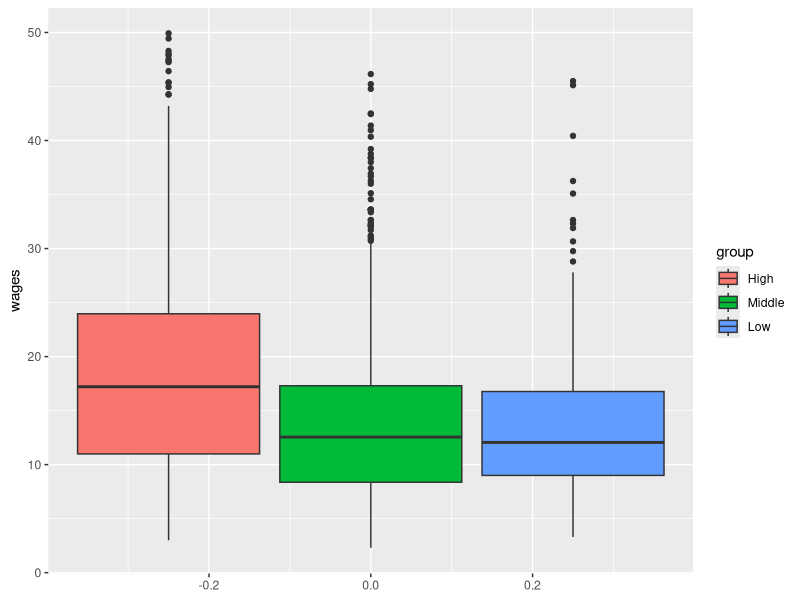

Generate this figure with R:
library(car)
tmp <- SLID[complete.cases(SLID),]

tmp$group <- 'Middle'
tmp$group[tmp$education>=14] <- 'High'
tmp$group[tmp$education<10] <- 'Low'

tmp$group <- factor(tmp$group, levels = c('High', 'Middle', 'Low'))

library(ggplot2)
ggplot(data=tmp, aes(y=wages, fill=group)) +
  geom_boxplot()
